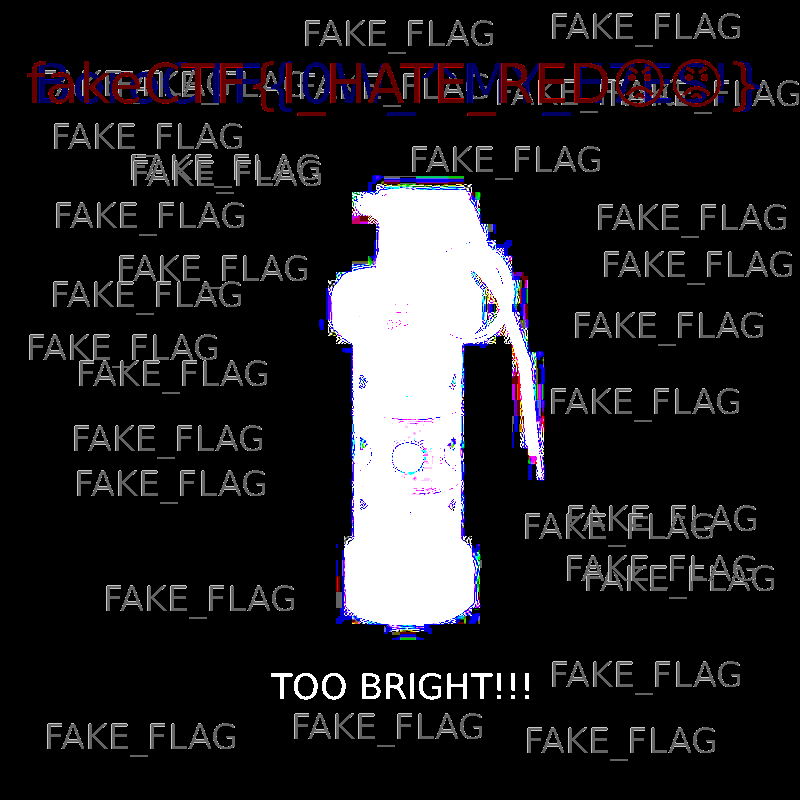
#> input picture BoroCTF2026/Forensics/Retinal Burn/tests/burn.png, 800 x 800 px
$ python solver.py
#> lines starting #> are read from the running program, lines starting #| are printed output that depends on the picture; after the words box and inside, x2 and y2 are one past the last pixel; in counts of white or black regions, pixels touching at a corner belong together
import numpy as np
from PIL import Image

img = Image.open("burn.png").convert("RGB")
#> img is the input picture: PIL image 800x800 RGB; mean R, G, B 33.7, 32, 34.8
arr = np.array(img)

# Wyciągnij tylko anomalie w kanale niebieskim
output = np.ones((800, 800), dtype=np.uint8) * 255
mask = arr[:, :, 2] < 254  # piksele gdzie blue < 254
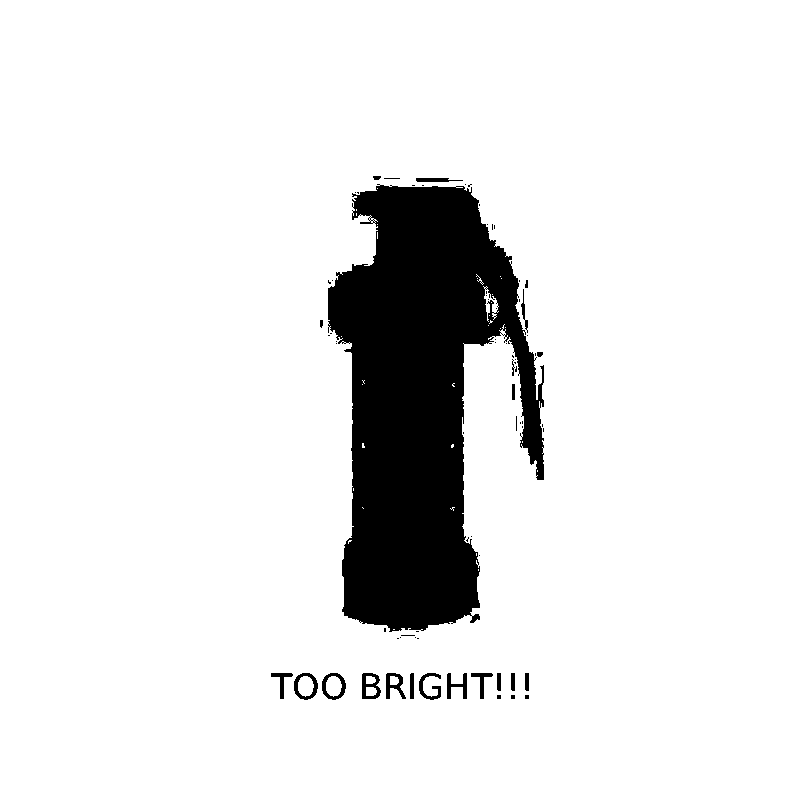
#> mask: shape (800, 800) bool; 90.4% white; 73 black regions (52 under 20 px), largest, box (x1, y1, x2, y2) and area: (328, 184, 544, 632) 58894, (362, 673, 381, 699) 274, (294, 673, 318, 700) 257
output[mask] = 0

Image.fromarray(output).save("blue_only.png")
